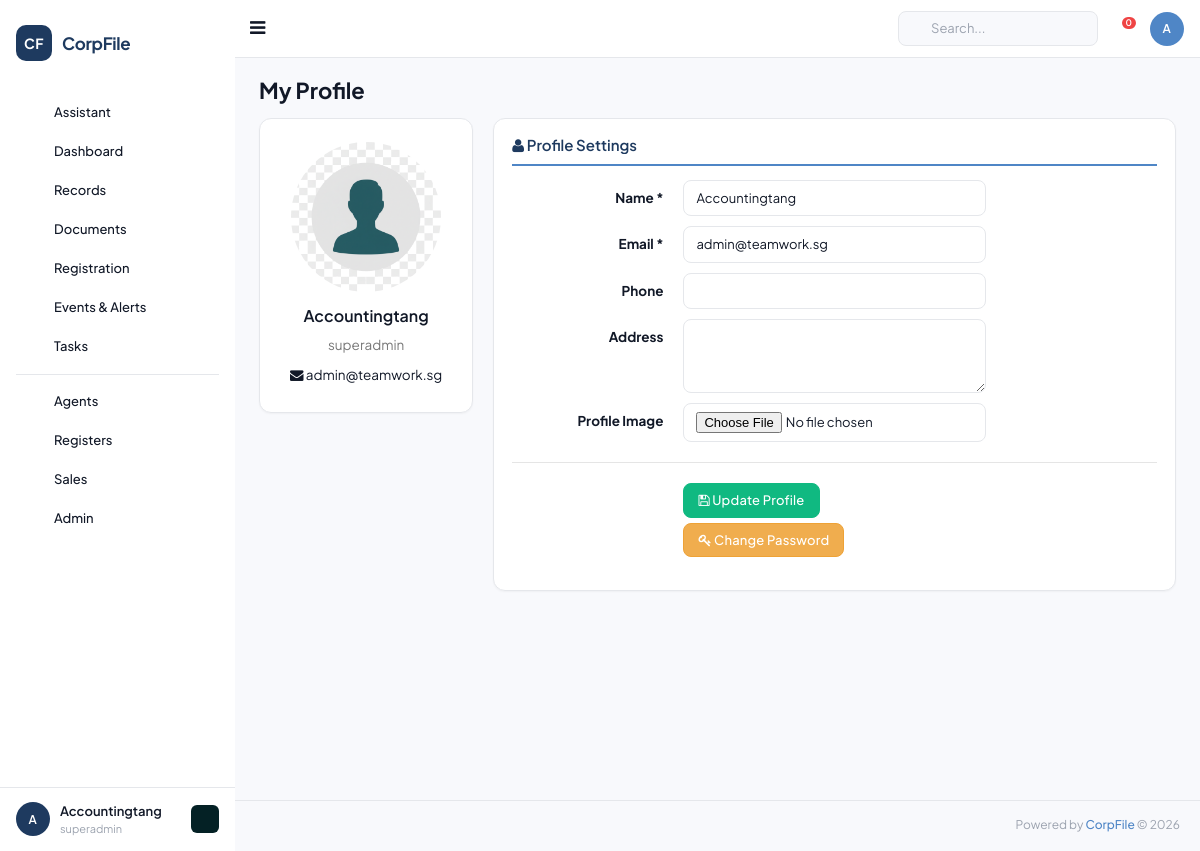
The page /my_profile (signed in) on the database its author committed.
### tables this page shows
CREATE TABLE `users` (
  `id` INT UNSIGNED AUTO_INCREMENT PRIMARY KEY,
  `client_id` INT UNSIGNED NOT NULL,
  `username` VARCHAR(100) NOT NULL,
  `password` VARCHAR(255) NOT NULL,
  `name` VARCHAR(255) NOT NULL,
  `email` VARCHAR(255) DEFAULT NULL,
  `phone` VARCHAR(50) DEFAULT NULL,
  `role` ENUM('superadmin','admin','user','viewer') DEFAULT 'user',
  `user_group_id` INT UNSIGNED DEFAULT NULL,
  `profile_image` VARCHAR(500) DEFAULT NULL,
  `status` TINYINT DEFAULT 1,
  `last_login` DATETIME DEFAULT NULL,
  `created_at` DATETIME DEFAULT CURRENT_TIMESTAMP,
  `updated_at` DATETIME DEFAULT CURRENT_TIMESTAMP ON UPDATE CURRENT_TIMESTAMP,
  FOREIGN KEY (`client_id`) REFERENCES `clients`(`id`) ON DELETE CASCADE,
  UNIQUE KEY `uk_client_username` (`client_id`, `username`)
);

### application/views/misc/profile.php (the view, shortened to what the rows shown need)
<div class="page-title">
    <div class="title_left">
        <h3>My Profile</h3>
    </div>
</div>
<div class="row">
    <div class="col-md-3">
        <div class="x_panel">
            <div class="x_content text-center">
                <?php if (!empty($profile->profile_image)): ?>
                    <img src="<?= base_url('public/uploads/profiles/' . $profile->profile_image) ?>" class="img-circle" style="width:150px;height:150px;">
                <?php else: ?>
                    <img src="<?= base_url('public/images/user.png') ?>" class="img-circle" style="width:150px;height:150px;">
                <?php endif; ?>
                <h4 style="margin-top:15px;"><?= htmlspecialchars($profile->name ?? '') ?></h4>
                <p class="text-muted"><?= htmlspecialchars($profile->role ?? 'User') ?></p>
                <p><i class="fa fa-envelope"></i> <?= htmlspecialchars($profile->email ?? '') ?></p>
            </div>
        </div>
    </div>
    <div class="col-md-9">
        <div class="x_panel">
            <div class="x_title" style="background:#206570;border-radius:5px 5px 0 0;">
                <h2 style="color:#fff;"><i class="fa fa-user"></i> Profile Settings</h2>
            </div>
            <div class="x_content">
                <form method="POST" action="<?= base_url('my_profile') ?>" enctype="multipart/form-data" class="form-horizontal form-label-left">
                    <div class="form-group">
                        <label class="control-label col-md-3">Name <span class="required">*</span></label>
                        <div class="col-md-6">
                            <input type="text" name="name" class="form-control" value="<?= htmlspecialchars($profile->name ?? '') ?>" required>
                        </div>
                    </div>
                    <div class="form-group">
                        <label class="control-label col-md-3">Email <span class="required">*</span></label>
                        <div class="col-md-6">
                            <input type="email" name="email" class="form-control" value="<?= htmlspecialchars($profile->email ?? '') ?>" required>
                        </div>
                    </div>
                    <div class="form-group">
                        <label class="control-label col-md-3">Phone</label>
                        <div class="col-md-6">
                            <input type="text" name="phone" class="form-control" value="<?= htmlspecialchars($profile->phone ?? '') ?>">
                        </div>
                    </div>
                    <div class="form-group">
                        <label class="control-label col-md-3">Address</label>
                        <div class="col-md-6">
                            <textarea name="address" class="form-control" rows="3"><?= htmlspecialchars($profile->address ?? '') ?></textarea>
                        </div>
                    </div>
                    <div class="form-group">
                        <label class="control-label col-md-3">Profile Image</label>
                        <div class="col-md-6">
                            <input type="file" name="profile_image" class="form-control" accept="image/*">
                        </div>
                    </div>
                    <div class="ln_solid"></div>
                    <div class="form-group">
                        <div class="col-md-6 col-md-offset-3">
                            <button type="submit" class="btn btn-success"><i class="fa fa-save"></i> Update Profile</button>
                            <a href="<?= base_url('change_psd') ?>" class="btn btn-warning"><i class="fa fa-key"></i> Change Password</a>
                        </div>
                    </div>
                </form>
            </div>
        </div>
    </div>
</div>

### application/views/layouts/main.php (shortened to what the rows shown need)
<!DOCTYPE html>
<html lang="en">
<head>
    <link href="<?= base_url('public/vendors/bootstrap/dist/css/bootstrap.min.css') ?>" rel="stylesheet">
    <link href="<?= base_url('public/vendors/font-awesome/css/font-awesome.min.css') ?>" rel="stylesheet">
    <link href="<?= base_url('public/vendors/nprogress/nprogress.css') ?>" rel="stylesheet">
    <link href="<?= base_url('public/vendors/iCheck/skins/flat/green.css') ?>" rel="stylesheet">
    <link href="<?= base_url('public/vendors/bootstrap-daterangepicker/daterangepicker.css') ?>" rel="stylesheet">
    <link href="<?= base_url('public/vendors/select2/dist/css/select2.min.css') ?>" rel="stylesheet">
    <link href="<?= base_url('public/vendors/fullcalendar/dist/fullcalendar.min.css') ?>" rel="stylesheet">
    <link href="<?= base_url('public/vendors/fullcalendar/dist/fullcalendar.print.min.css') ?>" rel="stylesheet" media="print">
    <link href="<?= base_url('public/vendors/google-code-prettify/bin/prettify.min.css') ?>" rel="stylesheet">
    <link href="<?= base_url('public/vendors/switchery/dist/switchery.min.css') ?>" rel="stylesheet">
    <link href="<?= base_url('public/vendors/sweetalert/dist/sweetalert.css') ?>" rel="stylesheet">
    <link href="<?= base_url('public/vendors/datatables.net-bs/css/dataTables.bootstrap.min.css') ?>" rel="stylesheet">
    <link href="<?= base_url('public/vendors/pnotify/dist/pnotify.css') ?>" rel="stylesheet">
    <link href="<?= base_url('public/vendors/pnotify/dist/pnotify.buttons.css') ?>" rel="stylesheet">
    <link href="<?= base_url('public/css/custom.min.css') ?>" rel="stylesheet">
    <link href="<?= base_url('public/css/custom.css') ?>" rel="stylesheet">
    <link href="<?= base_url('public/css/modern-theme.css') ?>?v=<?= time() ?>" rel="stylesheet">
</head>
<?php
    $uri_path = trim(parse_url($_SERVER['REQUEST_URI'] ?? '', PHP_URL_PATH), '/');
    $uri_segments = $uri_path ? explode('/', $uri_path) : [];
    $current_url = $uri_segments[0] ?? '';
    $user_name = isset($current_user->name) ? $current_user->name : 'Admin';
    $user_role = isset($current_user->role) ? $current_user->role : 'Administrator';
    $user_initials = strtoupper(substr($user_name, 0, 1) . (strpos($user_name, ' ') !== false ? substr($user_name, strpos($user_name, ' ') + 1, 1) : ''));
?>
<body class="nav-md modern-theme">
<div class="container body">
    <div class="main_container">
        <div class="col-md-3 left_col" id="modernSidebar">
            <div class="left_col scroll-view">
                <div class="navbar nav_title" style="border: 0;">
                    <a href="<?= base_url('dashboard') ?>" class="site_title cf-logo-link">
                        <span class="cf-logo-badge">CF</span>
                        <span class="cf-logo-text">CorpFile</span>
                    </a>
                </div>
                <div id="sidebar-menu" class="main_menu_side hidden-print main_menu">
                    <div class="menu_section">
                        <ul class="nav side-menu">
                            <li class="<?= ($current_url == 'chats') ? 'active' : '' ?>">
                                <a href="<?= base_url('chats') ?>">
                                    <span class="cf-nav-icon"><?= cf_icon('chat') ?></span>
                                    <span>Assistant</span>
                                </a>
                            </li>
                            <li class="<?= ($current_url == 'dashboard') ? 'active' : '' ?>">
                                <a href="<?= base_url('dashboard') ?>">
                                    <span class="cf-nav-icon"><?= cf_icon('dashboard') ?></span>
                                    <span>Dashboard</span>
                                </a>
                            </li>
                            <li class="<?= in_array($current_url, ['company_list','directors','shareholders','member','pre_company','post_company','Company_officials','corporate_shareholder','Sealings','mainadmin']) ? 'active' : '' ?>">
                                <a>
                                    <span class="cf-nav-icon"><?= cf_icon('company') ?></span>
                                    <span>Records</span>
                                </a>
                            </li>
                            <li class="<?= in_array($current_url, ['alldocuments','document_generator','esign']) ? 'active' : '' ?>">
                                <a>
                                    <span class="cf-nav-icon"><?= cf_icon('documents') ?></span>
                                    <span>Documents</span>
                                </a>
                            </li>
                            <li class="<?= in_array($current_url, ['registration','add_company']) ? 'active' : '' ?>">
                                <a href="<?= base_url('registration') ?>">
                                    <span class="cf-nav-icon"><?= cf_icon('registration') ?></span>
                                    <span>Registration</span>
                                </a>
                            </li>
                            <li class="<?= in_array($current_url, ['company_agm','duedatetracker']) ? 'active' : '' ?>">
                                <a>
                                    <span class="cf-nav-icon"><?= cf_icon('events') ?></span>
                                    <span>Events & Alerts</span>
                                </a>
                            </li>
                            <li class="<?= ($current_url == 'workflow') ? 'active' : '' ?>">
                                <a href="<?= base_url('workflow') ?>">
                                    <span class="cf-nav-icon"><?= cf_icon('projects') ?></span>
                                    <span>Tasks</span>
                                </a>
                            </li>
                            <li class="cf-nav-divider"></li>
                            <li class="<?= ($current_url == 'agents') ? 'active' : '' ?>">
                                <a href="<?= base_url('agents') ?>">
                                    <span class="cf-nav-icon"><?= cf_icon('agents') ?></span>
                                    <span>Agents</span>
                                </a>
                            </li>
                            <li class="<?= ($current_url == 'registers') ? 'active' : '' ?>">
                                <a>
                                    <span class="cf-nav-icon"><?= cf_icon('registers') ?></span>
                                    <span>Registers</span>
                                </a>
                            </li>
                            <li class="<?= in_array($current_url, ['leads','quotations','followups','sales_orders','sales_company']) ? 'active' : '' ?>">
                                <a>
                                    <span class="cf-nav-icon"><?= cf_icon('sales') ?></span>
                                    <span>Sales</span>
                                </a>
                            </li>
                            <li class="<?= in_array($current_url, ['general_settings','user_settings','css_settings','presales_settings','order_settings','pm_settings','support_settings']) ? 'active' : '' ?>">
                                <a>
                                    <span class="cf-nav-icon"><?= cf_icon('admin') ?></span>
                                    <span>Admin</span>
                                </a>
                            </li>
                        </ul>
                    </div>
                </div>
                <div class="sidebar-footer hidden-small">
                    <div class="cf-sidebar-user">
                        <div class="cf-user-avatar"><?= $user_initials ?></div>
                        <div class="cf-user-info">
                            <div class="cf-user-name"><?= htmlspecialchars($user_name) ?></div>
                            <div class="cf-user-role"><?= htmlspecialchars($user_role) ?></div>
                        </div>
                        <a href="<?= base_url('general_settings/company_type') ?>" class="cf-user-settings" title="Settings">
                        </a>
                    </div>
                </div>
            </div>
        </div>
        <div class="top_nav">
            <div class="nav_menu">
                <div class="nav toggle">
                    <a id="menu_toggle"><i class="fa fa-bars"></i></a>
                </div>
                <div class="cf-topbar-actions">
                    <div class="cf-topbar-search" id="globalSearchWrapper">
                        <input type="text" id="globalSearch" placeholder="Search..." class="cf-topbar-search-input" autocomplete="off">
                    </div>
                    <div class="dropdown cf-topbar-bell">
                        <a href="javascript:;" class="dropdown-toggle cf-topbar-icon-btn" id="navbarDropdown1" data-toggle="dropdown" aria-expanded="false">
                            <span class="cf-notif-dot" id="notification_count"><?= isset($notification_count) ? $notification_count : '0' ?></span>
                        </a>
                    </div>
                    <div class="dropdown cf-topbar-user">
                        <a href="javascript:;" class="dropdown-toggle cf-topbar-avatar-btn" id="navbarDropdown" data-toggle="dropdown" aria-expanded="false">
                            <span class="cf-topbar-avatar"><?= $user_initials ?></span>
                        </a>
                    </div>
                </div>
            </div>
        </div>
        <div class="right_col" role="main">
            <?php if (isset($content_view)): ?>
                <?php include APPPATH . 'views/' . $content_view . '.php'; ?>
            <?php endif; ?>
        </div>
        <footer>
            <div class="pull-right">
                Powered by <a href="javascript:;" style="color:var(--cf-accent); font-weight:500;">CorpFile</a> &copy; <?= date('Y') ?>
            </div>
            <div class="clearfix"></div>
        </footer>
    </div>
</div>
</body>
</html>

### rows shown on the page
users: name "A", name "Accountingtang", role "superadmin", email "admin@teamwork.sg"
